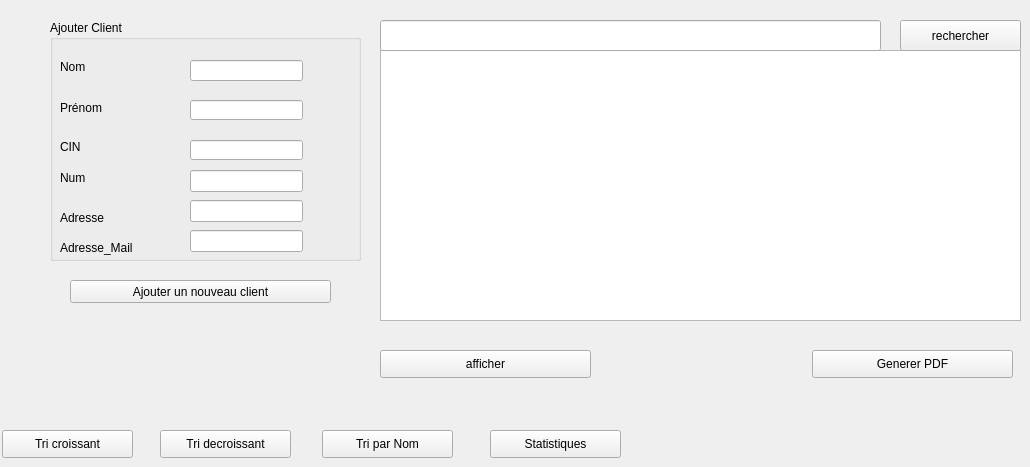
           <widget class="QWidget" name="tab_25">
            <attribute name="title">
             <string>ajouter client</string>
            </attribute>
            <widget class="QPushButton" name="pushButton_2">
             <property name="geometry">
              <rect>
               <x>70</x>
               <y>280</y>
               <width>261</width>
               <height>23</height>
              </rect>
             </property>
             <property name="text">
              <string>Ajouter un nouveau client</string>
             </property>
            </widget>
            <widget class="QGroupBox" name="groupBox_4">
             <property name="geometry">
              <rect>
               <x>50</x>
               <y>20</y>
               <width>311</width>
               <height>241</height>
              </rect>
             </property>
             <property name="title">
              <string>Ajouter Client</string>
             </property>
             <widget class="QLabel" name="label_29">
              <property name="geometry">
               <rect>
                <x>10</x>
                <y>40</y>
                <width>47</width>
                <height>13</height>
               </rect>
              </property>
              <property name="text">
               <string>Nom</string>
              </property>
             </widget>
             <widget class="QLabel" name="label_46">
              <property name="geometry">
               <rect>
                <x>10</x>
                <y>80</y>
                <width>81</width>
                <height>16</height>
               </rect>
              </property>
              <property name="text">
               <string>Prénom</string>
              </property>
             </widget>
             <widget class="QLabel" name="label_47">
              <property name="geometry">
               <rect>
                <x>10</x>
                <y>120</y>
                <width>47</width>
                <height>13</height>
               </rect>
              </property>
              <property name="text">
               <string>CIN</string>
              </property>
             </widget>
             <widget class="QLineEdit" name="le_nom_4">
              <property name="geometry">
               <rect>
                <x>140</x>
                <y>40</y>
                <width>113</width>
                <height>21</height>
               </rect>
              </property>
             </widget>
             <widget class="QLineEdit" name="le_prenom_2">
              <property name="geometry">
               <rect>
                <x>140</x>
                <y>80</y>
                <width>113</width>
                <height>20</height>
               </rect>
              </property>
             </widget>
             <widget class="QLineEdit" name="le_Cin">
              <property name="geometry">
               <rect>
                <x>140</x>
                <y>120</y>
                <width>113</width>
                <height>20</height>
               </rect>
              </property>
             </widget>
             <widget class="QLabel" name="label_48">
              <property name="geometry">
               <rect>
                <x>10</x>
                <y>150</y>
                <width>91</width>
                <height>16</height>
               </rect>
              </property>
              <property name="text">
               <string>Num</string>
              </property>
             </widget>
             <widget class="QLineEdit" name="le_Num">
              <property name="geometry">
               <rect>
                <x>140</x>
                <y>150</y>
                <width>113</width>
                <height>22</height>
               </rect>
              </property>
             </widget>
             <widget class="QLabel" name="label_49">
              <property name="geometry">
               <rect>
                <x>10</x>
                <y>190</y>
                <width>56</width>
                <height>16</height>
               </rect>
              </property>
              <property name="text">
               <string>Adresse</string>
              </property>
             </widget>
             <widget class="QLabel" name="label_50">
              <property name="geometry">
               <rect>
                <x>10</x>
                <y>220</y>
                <width>111</width>
                <height>16</height>
               </rect>
              </property>
              <property name="text">
               <string>Adresse_Mail</string>
              </property>
             </widget>
             <widget class="QLineEdit" name="le_adresse_3">
              <property name="geometry">
               <rect>
                <x>140</x>
                <y>180</y>
                <width>113</width>
                <height>22</height>
               </rect>
              </property>
             </widget>
             <widget class="QLineEdit" name="le_ad_mail">
              <property name="geometry">
               <rect>
                <x>140</x>
                <y>210</y>
                <width>113</width>
                <height>22</height>
               </rect>
              </property>
             </widget>
            </widget>
            <widget class="QTableView" name="tab_Client">
             <property name="geometry">
              <rect>
               <x>380</x>
               <y>50</y>
               <width>641</width>
               <height>271</height>
              </rect>
             </property>
            </widget>
            <widget class="QPushButton" name="pushButton_6">
             <property name="geometry">
              <rect>
               <x>380</x>
               <y>350</y>
               <width>211</width>
               <height>28</height>
              </rect>
             </property>
             <property name="text">
              <string>afficher</string>
             </property>
            </widget>
            <widget class="QPushButton" name="pushButton_7">
             <property name="geometry">
              <rect>
               <x>2</x>
               <y>430</y>
               <width>131</width>
               <height>28</height>
              </rect>
             </property>
             <property name="text">
              <string>Tri croissant</string>
             </property>
            </widget>
            <widget class="QPushButton" name="pushButton_8">
             <property name="geometry">
              <rect>
               <x>160</x>
               <y>430</y>
               <width>131</width>
               <height>28</height>
              </rect>
             </property>
             <property name="text">
              <string>Tri decroissant</string>
             </property>
            </widget>
            <widget class="QPushButton" name="pushButton_9">
             <property name="geometry">
              <rect>
               <x>322</x>
               <y>430</y>
               <width>131</width>
               <height>28</height>
              </rect>
             </property>
             <property name="text">
              <string>Tri par Nom</string>
             </property>
            </widget>
            <widget class="QPushButton" name="pushButton_10">
             <property name="geometry">
              <rect>
               <x>490</x>
               <y>430</y>
               <width>131</width>
               <height>28</height>
              </rect>
             </property>
             <property name="text">
              <string>Statistiques</string>
             </property>
            </widget>
            <widget class="QPushButton" name="pushButton_11">
             <property name="geometry">
              <rect>
               <x>812</x>
               <y>350</y>
               <width>201</width>
               <height>28</height>
              </rect>
             </property>
             <property name="text">
              <string>Generer PDF</string>
             </property>
            </widget>
            <widget class="QPushButton" name="pushButton_12">
             <property name="geometry">
              <rect>
               <x>900</x>
               <y>20</y>
               <width>121</width>
               <height>31</height>
              </rect>
             </property>
             <property name="text">
              <string>rechercher</string>
             </property>
            </widget>
            <widget class="QLineEdit" name="le_recherche">
             <property name="geometry">
              <rect>
               <x>380</x>
               <y>20</y>
               <width>501</width>
               <height>31</height>
              </rect>
             </property>
            </widget>
           </widget>
